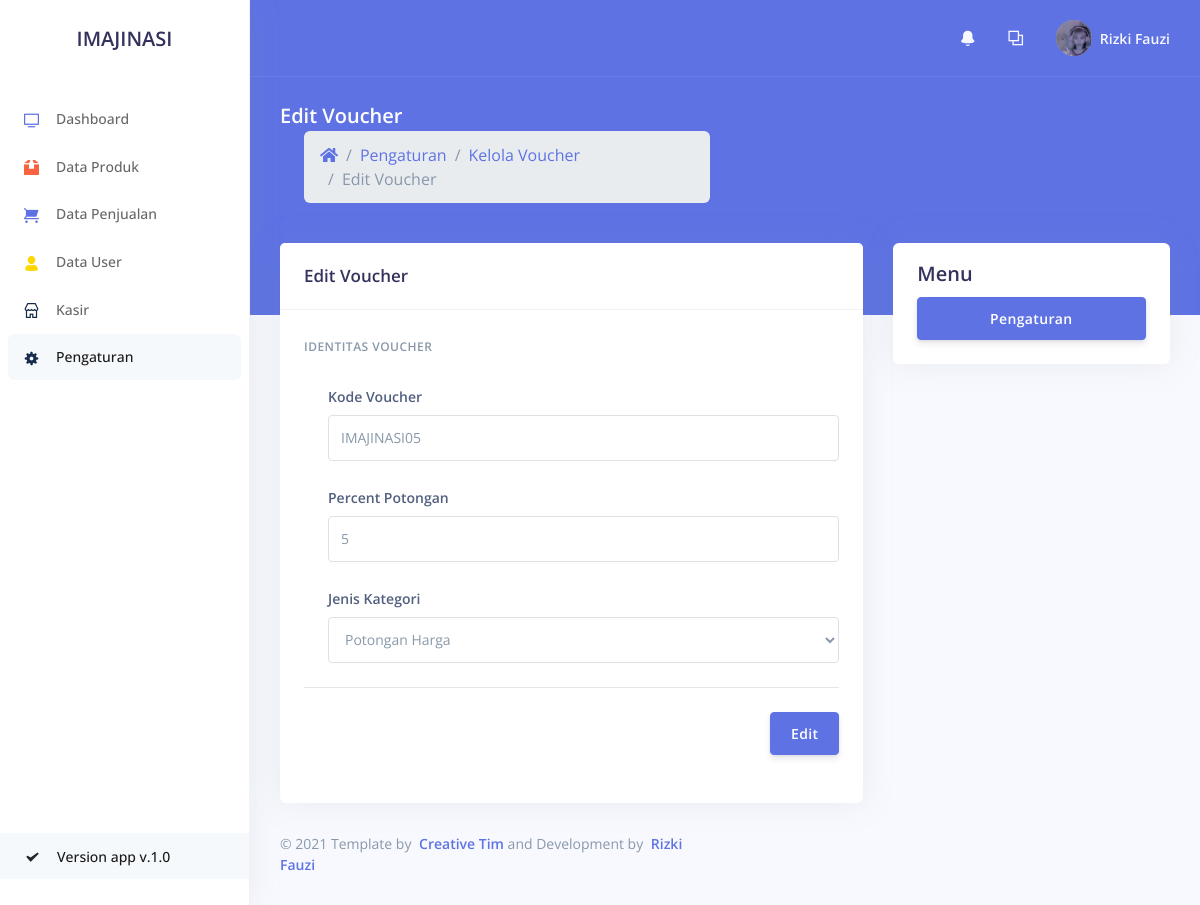
The app's page /admin/editvoucher.php?voc=606477fe76514 (signed in) with its own data.
### tables this page shows
CREATE TABLE `voucher` (
  `id` int(11) NOT NULL,
  `id_voucher` varchar(50) NOT NULL,
  `kode_voucher` varchar(50) NOT NULL,
  `percent` varchar(50) NOT NULL,
  `jenis_voucher` varchar(50) NOT NULL,
  `status` varchar(2) NOT NULL,
  `tanggal` varchar(70) NOT NULL,
  `tanggal_update` varchar(70) NOT NULL
);

### admin/editvoucher.php (the view, shortened to what this page needs)
<?php
    require 'config/modelvi.php';
  if (empty($_SESSION['username_admin']) || $_SESSION['level'] != "Super Admin"){
    echo "<script> document.location.href = '404.html' </script>";
  } else {
    $nama = mysqli_query($koneksi, "SELECT * FROM admin WHERE username = '". $_SESSION['username_admin'] ."'");
    $n = mysqli_fetch_assoc($nama);
?>
<!DOCTYPE html>
<html>
<head>
    <link rel="stylesheet" href="assets/vendor/nucleo/css/nucleo.css" type="text/css">
    <link rel="stylesheet" href="assets/vendor/@fortawesome/fontawesome-free/css/all.min.css" type="text/css">
    <link rel="stylesheet" href="assets/css/argon.css?v=1.2.0" type="text/css">
    <link rel="stylesheet" href="assets/css/fileinput.min.css">
</head>
<body>
    <nav class="sidenav navbar navbar-vertical  fixed-left  navbar-expand-xs navbar-light bg-white" id="sidenav-main">
        <div class="scrollbar-inner">
            <div class="sidenav-header  align-items-center">
                <a class="navbar-brand" href="javascript:void(0)">
                    <h2>IMAJINASI</h2>
                </a>
            </div>
            <div class="navbar-inner">
                <div class="collapse navbar-collapse" id="sidenav-collapse-main">
                    <ul class="navbar-nav">
                        <li class="nav-item">
                            <a class="nav-link " href="dashboard.php">
                                <i class="ni ni-tv-2 text-primary"></i>
                                <span class="nav-link-text">Dashboard</span>
                            </a>
                        </li>
                        <li class="nav-item">
                            <a class="nav-link " href="dataproduk.php">
                                <i class="ni ni-box-2 text-orange"></i>
                                <span class="nav-link-text">Data Produk</span>
                            </a>
                        </li>
                        <li class="nav-item">
                            <a class="nav-link" href="datapenjualan.php">
                                <i class="ni ni-cart text-primary"></i>
                                <span class="nav-link-text">Data Penjualan</span>
                            </a>
                        </li>
                        <li class="nav-item">
                            <a class="nav-link" href="datauser.php">
                                <i class="ni ni-single-02 text-yellow"></i>
                                <span class="nav-link-text">Data User</span>
                            </a>
                        </li>
                        <li class="nav-item">
                            <a class="nav-link" href="kasir.php">
                                <i class="ni ni-shop text-default"></i>
                                <span class="nav-link-text">Kasir</span>
                            </a>
                        </li>
                        <li class="nav-item">
                            <a class="nav-link active" href="pengaturan.php">
                                <i class="ni ni-settings-gear-65 text-default"></i>
                                <span class="nav-link-text">Pengaturan</span>
                            </a>
                        </li>
                    </ul>
                    <ul class="navbar-nav mb-md-3">
                        <li class="nav-item">
                            <a class="nav-link active active-pro" href="upgrade.php">
                                <i class="ni ni-check-bold text-dark"></i>
                                <span class="nav-link-text">Version app v.1.0</span>
                            </a>
                        </li>
                    </ul>
                </div>
            </div>
        </div>
    </nav>
    <div class="main-content" id="panel">
        <nav class="navbar navbar-top navbar-expand navbar-dark bg-primary border-bottom">
            <div class="container-fluid">
                <div class="collapse navbar-collapse" id="navbarSupportedContent">
                    <ul class="navbar-nav align-items-center  ml-md-auto ">
                        <li class="nav-item dropdown">
                            <a class="nav-link" href="#" role="button" data-toggle="dropdown" aria-haspopup="true"
                                aria-expanded="false">
                                <i class="ni ni-bell-55"></i>
                            </a>
                        </li>
                        <li class="nav-item dropdown">
                            <a class="nav-link" href="#" role="button" data-toggle="dropdown" aria-haspopup="true"
                                aria-expanded="false">
                                <i class="ni ni-ungroup"></i>
                            </a>
                        </li>
                    </ul>
                    <ul class="navbar-nav align-items-center  ml-auto ml-md-0 ">
                        <li class="nav-item dropdown">
                        <a class="nav-link pr-0" href="#" role="button" data-toggle="dropdown" aria-haspopup="true"
                            aria-expanded="false">
                            <div class="media align-items-center">
                            <span class="avatar avatar-sm rounded-circle">
                                <img alt="Image placeholder" src="assets/img/theme/team-4.jpg">
                            </span>
                            <div class="media-body  ml-2  d-none d-lg-block">
                                <span class="mb-0 text-sm  font-weight-bold"><?php echo $n['nama_admin'] ?></span>
                            </div>
                            </div>
                        </a>
                        </li>
                    </ul>
                </div>
            </div>
        </nav>
        <div class="header bg-primary pb-6">
            <div class="container-fluid">
                <div class="header-body">
                    <div class="row align-items-center py-4">
                        <div class="col-lg-6 col-7">
                            <h6 class="h2 text-white d-inline-block mb-0">Edit Voucher</h6>
                            <nav aria-label="breadcrumb" class="d-none d-md-inline-block ml-md-4">
                                <ol class="breadcrumb breadcrumb-links breadcrumb-dark">
                                    <li class="breadcrumb-item"><a href="#"><i class="fas fa-home"></i></a></li>
                                    <li class="breadcrumb-item"><a href="pengaturan.php">Pengaturan</a></li>
                                    <li class="breadcrumb-item"><a href="kelolavoucher.php">Kelola Voucher</a></li>
                                    <li class="breadcrumb-item active">Edit Voucher</li>
                                </ol>
                            </nav>
                        </div>
                    </div>
                </div>
            </div>
        </div>
        <?php
            $id = mysqli_escape_string($koneksi, $_GET['voc']);
            $edit = mysqli_query($koneksi, "SELECT * FROM voucher WHERE status = '1' AND id_voucher = '$id'");
            $e = mysqli_fetch_assoc($edit);
        ?>
        <div class="container-fluid mt--6">
            <div class="row">
                <div class="col-xl-4 order-xl-2">
                    <div class="card card-profile">
                    <div class="card-body pt-3">
                            <h2>Menu</h2>
                            <a href="pengaturan.php" class="btn btn-primary btn-block">Pengaturan</a>
                        </div>
                    </div>
                </div>
                <div class="col-xl-8 order-xl-1">
                    <div class="card">
                        <div class="card-header">
                            <div class="row align-items-center">
                                <div class="col-8">
                                    <h3 class="mb-0">Edit Voucher</h3>
                                </div>
                            </div>
                        </div>
                        <div class="card-body">
                            <form method="POST" enctype="multipart/form-data">
                                <h6 class="heading-small text-muted mb-4">Identitas Voucher</h6>
                                <div class="pl-lg-4">
                                    <div class="form-group">
                                        <label class="form-control-label">Kode Voucher</label>
                                        <input type="text" name="kode_voucher" value="<?php echo $e['kode_voucher'] ?>" required class="form-control">
                                    </div>
                                    <div class="form-group">
                                        <label class="form-control-label" for="input-username">Percent Potongan</label>
                                        <input type="number" name="percent" value="<?php echo $e['percent'] ?>" required class="form-control">
                                    </div>
                                    <div class="form-group">
                                        <label class="form-control-label">Jenis Kategori
                                        </label>
                                        <select name="jenis_voucher" class="form-control" id="">
                                               <option value="<?php echo $e['jenis_voucher'] ?>"><?php echo $e['jenis_voucher'] ?></option>
                                           </select>
                                    </div>
                                </div>
                                <hr class="my-4" />
                                <div class="form-group float-right">
                                    <button type="submit" name="edit_voucher" class="btn btn-primary">Edit</button>
                                </div>
                            </form>
                        </div>
                    </div>
                </div>
            </div>
            <footer class="footer pt-0">
                <div class="row align-items-center justify-content-lg-between">
                    <div class="col-lg-6">
                        <div class="copyright text-center text-xl-left text-muted">
                            &copy; 2021 Template by <a href="https://www.creative-tim.com" class="font-weight-bold ml-1"
                                target="_blank">Creative
                                Tim</a> and Development by <a href="https://www.instagram.com/rizuji23"
                                class="font-weight-bold ml-1" target="_blank">Rizki Fauzi</a>
                        </div>
                    </div>
                </div>
            </footer>
        </div>
    </div>
</body>
</html>
<?php } ?>

### records on screen
voucher: kode_voucher "IMAJINASI05", percent "5", jenis_voucher "Potongan Harga"

### other values on screen
$n['nama_admin'] "Rizki Fauzi"
